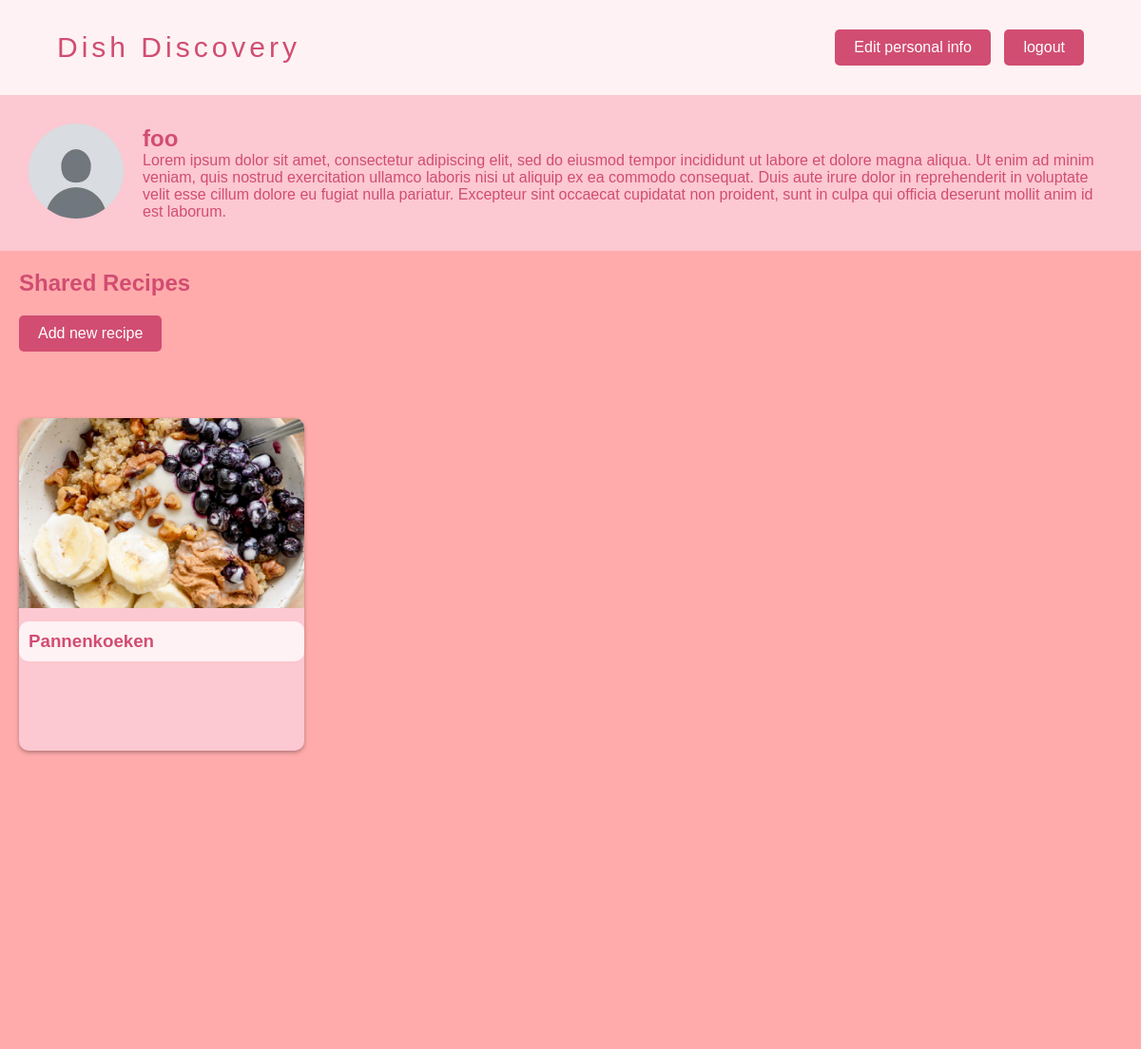
Page /profile.php?id=1 (signed in) on the committed database.
### tables this page shows
CREATE TABLE users (
	user_id MEDIUMINT NOT NULL AUTO_INCREMENT PRIMARY KEY,
    username VARCHAR(100) NOT NULL,
    password VARCHAR(100) NOT NULL,
    about_me TEXT NULL,
    profiel_foto BLOB NULL
);

CREATE TABLE recipes (
    recipe_id MEDIUMINT PRIMARY KEY AUTO_INCREMENT,
    user_id MEDIUMINT,
    title VARCHAR(100) NOT NULL,
    description TEXT,
    food_type ENUM('Breakfast', 'Lunch', 'Dinner', 'Dessert', 'Snack'),
    FOREIGN KEY (user_id) REFERENCES users(user_id)
);

### profile.php (the view, shortened to what this page needs)
<?php
include "connection.php";
$user_id = (int) $_GET['id'];
$sql = "SELECT * FROM users WHERE user_id = :user_id";
$stmt = $pdo->prepare($sql);
$recordset = $stmt->execute(['user_id' => $user_id]);
$sql2 = "SELECT * FROM recipes WHERE user_id = :user_id";
$stmt2 = $pdo->prepare($sql2);
$recordset2 = $stmt2->execute(['user_id' => $user_id]);
?>
<!DOCTYPE html>
<html lang="en">
<head>
    <link rel="stylesheet" href="css/layout.css">
    <link rel="stylesheet" href="css/profile.css">
</head>
<body class="profile-body">
    <header class="profile-header">
        <div class="navbar-wrapper">
            <div class="profile-page-logo">
                <a href="index.php">Dish Discovery</a>
            </div>
            <div class="top-right-buttons">
                <a class="edit-profile-link" href="edit_profile.php?user_id=<?= $user_id ?>">Edit personal info</a>
                <a href="logout.php">logout</a>
            </div>
        </div>
    </header>
    <?php while ($row = $stmt->fetch()) : ?>
        <div class="profile-container">
            <div class="profile-picture">
                <img src="images/default-profile-pic.jpg" alt="Profile Picture">
            </div>
            <div class="profile-info">
                <h2><?= $row['username'] ?></h2>
                <p><?= $row['about_me'] ?></p>
            </div>
        </div>
    <?php endwhile; ?>
    <div class="recipe-list">
        <h2>Shared Recipes</h2>
        <a class="add-recipe-link" href="add_recipe.php?user_id=<?= $user_id ?>">Add new recipe</a>
        <div class="recipe-card-container">
            <?php while ($recipe = $stmt2->fetch()) : ?>
                <div class="recipe-card">
                    <a class="recipe-link" href="recipe.php?id=<?= $recipe['recipe_id'] ?>">
                        <img src="images/breakfast.jpg" alt="Recipe Picture">
                        <div class="recipe-card-content">
                            <h3><?= $recipe['title'] ?></h3>
                        </div>
                    </a>
                </div>
            <?php endwhile; ?>
        </div>
    </div>
</body>
</html>

### css/layout.css (style rules this page uses)
* { margin: 0; padding: 0; font-family: Arial, sans-serif; }
body { background-color: #FEF2F4; color: #D14D72 }

### css/profile.css (style rules this page uses)
.profile-header { width: 100%; background: #FEF2F4; }
.profile-container { display: flex; align-items: center; background-color: #FCC8D1; padding: 30px; }
.profile-picture img { width: 100px; height: 100px; border-radius: 50%; margin-right: 20px; }
.profile-info h2 { margin: 0; color: #D14D72; }
.profile-info p { margin: 0; color: #D14D72; }
.recipe-list { background-color: #FFABAB; padding: 20px; min-height: 100vh; }
.add-recipe-link { display: inline-block; margin: 20px 0; text-decoration: none; background-color: #D14D72; color: white; padding: 10px 20px; border: none; border-radius: 5px; cursor: pointer; }
.recipe-card-container { padding-top: 50px; display: flex; flex-wrap: wrap; gap: 25px; }
.recipe-card { background-color: #FCC8D1; width: 300px; height: 350px; border-radius: 10px; box-shadow: 0 2px 4px rgba(0, 0, 0, 0.3); overflow: hidden; }
.recipe-card img { width: 100%; height: 200px; object-fit: cover; }
.recipe-card-content h3 { color: #D14D72; background-color: #FEF2F4; margin-top: 10px; padding: 10px; border-radius: 10px; }
.recipe-link { text-decoration: none; }
.navbar-wrapper { width: 90%; margin: 0 auto; display: flex; justify-content: space-between; align-items: center; height: 100px; }
.profile-page-logo { text-align: left; }
.profile-page-logo a { text-decoration: none; font-size: 30px; color: #D14D72; letter-spacing: 4px; }
.top-right-buttons a { display: inline-block; margin-left: 10px; text-decoration: none; background-color: #D14D72; color: white; padding: 10px 20px; border: none; border-radius: 5px; cursor: pointer; }

### rows in the picture
users: username "foo", about_me "Lorem ipsum dolor sit amet, consectetur adipiscing elit, sed do eiusmod tempor incididunt ut labore et dolore magna aliqua. Ut enim ad minim veniam, quis nostrud exercitation ullamco laboris nisi ut aliquip ex ea commodo consequat. Duis aute irure dolor in reprehenderit in voluptate velit esse cillum dolore eu fugiat nulla pariatur. Excepteur sint occaecat cupidatat non proident, sunt in culpa qui officia deserunt mollit anim id est laborum."
recipes: title "Pannenkoeken"
